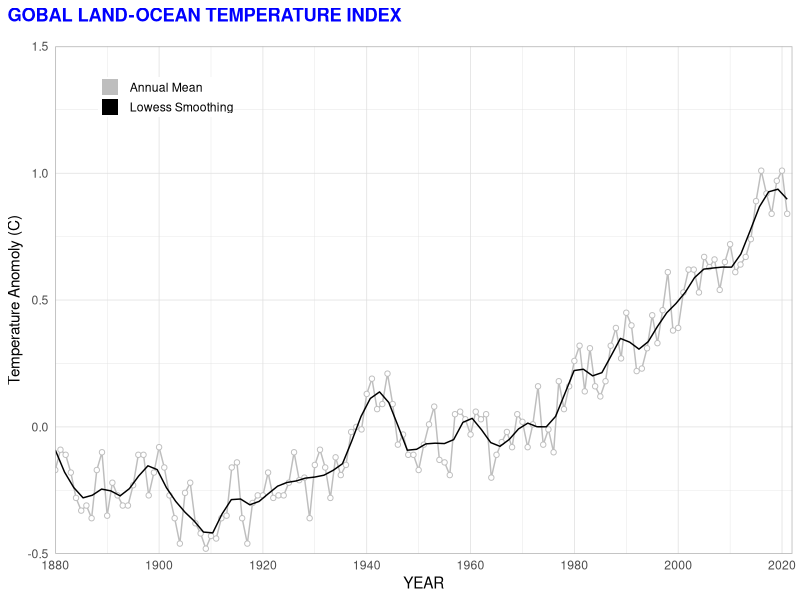
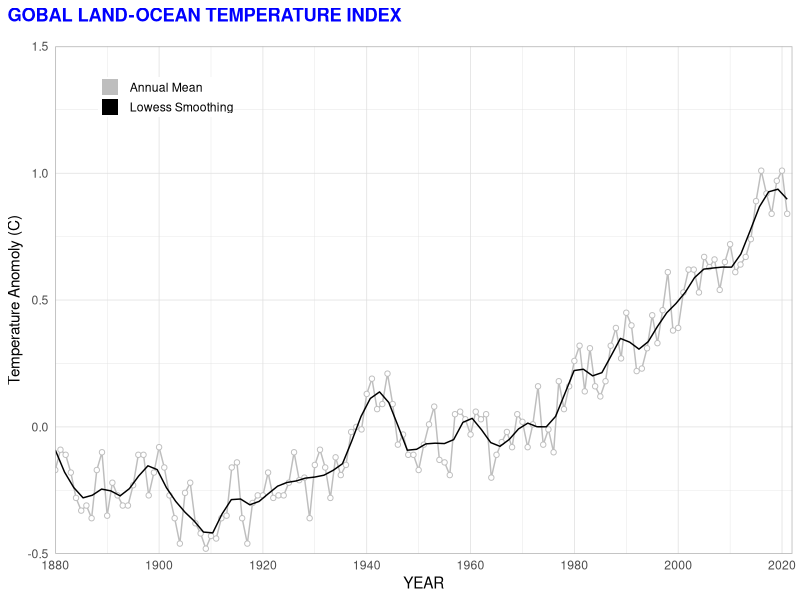

Source code (R) for these figures, in order:
library(tidyverse)


read_csv("data/GLB.Ts+dSST.csv", skip = 1, na = "***") %>%
    select(year = Year, t_diff = "J-D") %>%
    ggplot(aes(x = year, y = t_diff)) +
    geom_line(aes(color = "1"), size = 0.5, show.legend = FALSE) +
    geom_point(
        fill = "white",
        aes(color = "1"),
        shape = 21,
        show.legend = TRUE) +
    geom_smooth(
        se = FALSE,
        aes(color = "2"),
        size = 0.5, span = 0.10,
        show.legend = FALSE) +
    scale_x_continuous(breaks = seq(1880, 2023, 20), expand = c(0, 0)) +
    scale_y_continuous(limits = c(-0.5, 1.5), expand = c(0, 0)) +
    scale_color_manual(
        name = NULL,
        breaks = c(1, 2),
        values = c("gray", "black"),
        labels = c("Annual Mean", "Lowess Smoothing"),
        guide = guide_legend(override.aes = list(shape = 15, size = 5))
    ) +
    labs(
        x = "YEAR",
        y = "Temperature Anomoly (C)",
        title = "GOBAL LAND-OCEAN TEMPERATURE INDEX"
    ) +
    theme_light() +
    theme(
        axis.ticks = element_blank(),
        plot.title.position = "plot",
        plot.title = element_text(margin = margin(b = 15),
            color = "Blue", face = "bold"),
        legend.position = c(0.15, 0.9),
        legend.title = element_text(size = 0),
        legend.key.height = unit(10, "pt"),
        legend.margin = margin(0, 0, 0, 0)
    )

ggsave("figures/temperature_index_plot.png", width = 6, height = 4)
